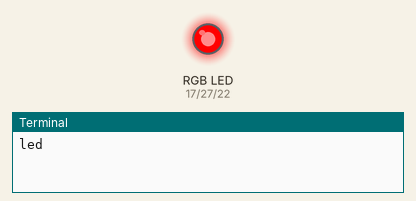
Simulated run of this program. Board: Raspberry Pi (BCM pin numbers). On the bench: an RGB LED mixed from three pins (HIGH = lit), the last lines printed to the terminal.

Above: at 0.15 s.
At 1.35 s:
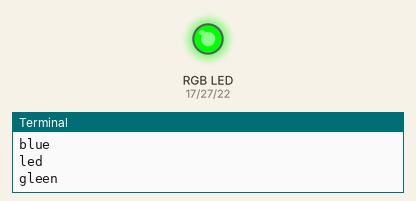
At 2.55 s:
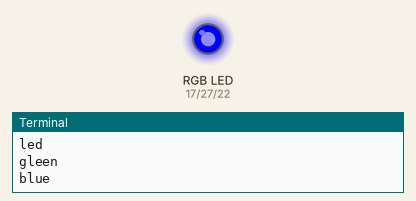
Timing chart, 0 to 3.0 s (numbered marks = the images above):
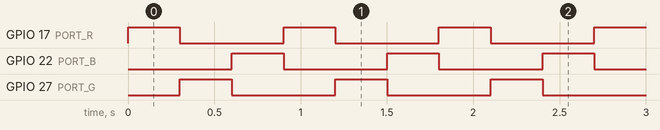

The program:

rgb-led.py
```python
import RPi.GPIO as GPIO
import time, sys

PORT_R = 17
PORT_G = 27
PORT_B = 22

GPIO.setmode(GPIO.BCM)
ports = [PORT_R, PORT_G, PORT_B]
for port in ports:
    GPIO.setup(port,GPIO.OUT)

def set_color(r, g, b):
    GPIO.output(PORT_R, r)
    GPIO.output(PORT_G, g)
    GPIO.output(PORT_B, b)

try:
    while True:
        set_color(1, 0, 0)
        print("led")
        time.sleep(0.3)
        set_color(0, 1, 0)
        print("gleen")
        time.sleep(0.3)
        set_color(0, 0, 1)
        print("blue")
        time.sleep(0.3)
except KeyboardInterrupt:
    pass
GPIO.cleanup()
```

Measured:
- by itself, GPIO 17 (PORT_R), GPIO 22 (PORT_B), GPIO 27 (PORT_G): alternates HIGH for 0.30 s and LOW for 0.60 s
- by itself, everything shown: repeats every 0.90 s, in 3 steps
